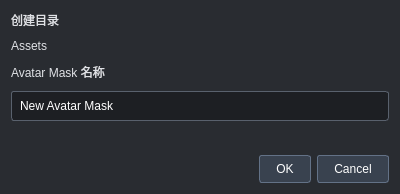
<?xml version="1.0" encoding="UTF-8"?>
<ui version="4.0">
 <class>CreateAvatarMaskDialog</class>
 <widget class="QDialog" name="CreateAvatarMaskDialog">
  <property name="windowTitle"><string>新建 Avatar Mask</string></property>
  <property name="minimumSize"><size><width>400</width><height>0</height></size></property>
  <property name="styleSheet"><string notr="true">QDialog { background:#292c31; color:#e0e2e6; }
QLabel { color:#e0e2e6; }
QLineEdit { background:#1d1f23; color:#ffffff; border:1px solid #59616d; border-radius:3px; padding:6px; }
QLineEdit:focus { border-color:#7fa8d2; }
QLabel#errorLabel { color:#ffb3b3; }
QPushButton { background:#39424f; color:#ffffff; border:1px solid #637287; border-radius:3px; padding:6px 16px; }
QPushButton:hover { background:#46566b; }</string></property>
  <layout class="QVBoxLayout" name="mainLayout">
   <property name="spacing"><number>10</number></property>
   <item><widget class="QLabel" name="locationCaption"><property name="text"><string>创建目录</string></property></widget></item>
   <item><widget class="QLabel" name="directoryLabel"><property name="text"><string>Assets</string></property><property name="textFormat"><enum>Qt::PlainText</enum></property><property name="wordWrap"><bool>true</bool></property></widget></item>
   <item><widget class="QLabel" name="nameCaption"><property name="text"><string>Avatar Mask 名称</string></property></widget></item>
   <item><widget class="QLineEdit" name="maskNameEdit"><property name="text"><string>New Avatar Mask</string></property><property name="placeholderText"><string>输入名称，无需填写 .mask 后缀</string></property></widget></item>
   <item><widget class="QLabel" name="errorLabel"><property name="text"><string/></property><property name="textFormat"><enum>Qt::PlainText</enum></property><property name="wordWrap"><bool>true</bool></property><property name="visible"><bool>false</bool></property></widget></item>
   <item><widget class="QDialogButtonBox" name="buttonBox"><property name="standardButtons"><set>QDialogButtonBox::Cancel|QDialogButtonBox::Ok</set></property></widget></item>
  </layout>
 </widget>
 <resources/>
 <connections/>
</ui>
